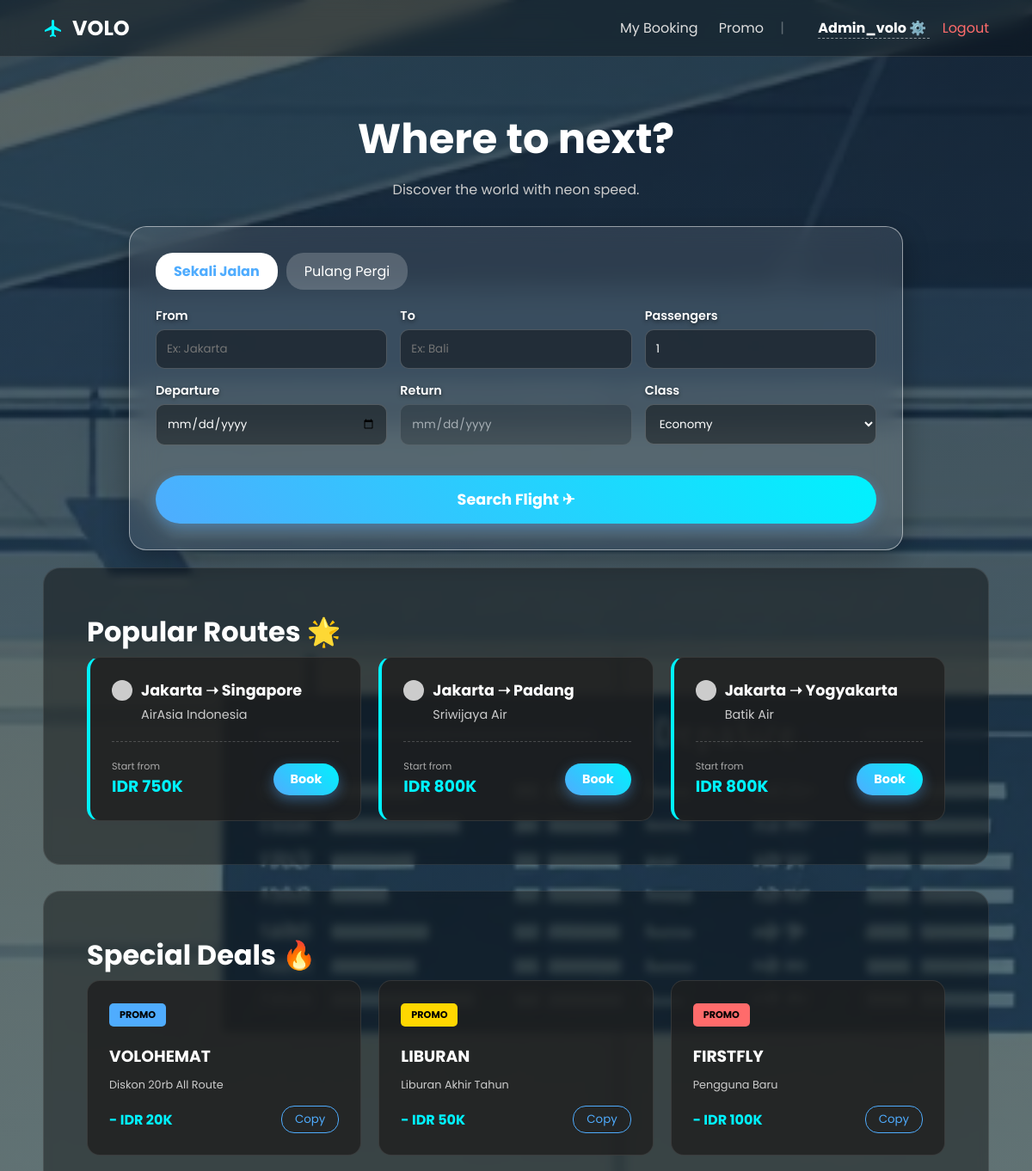
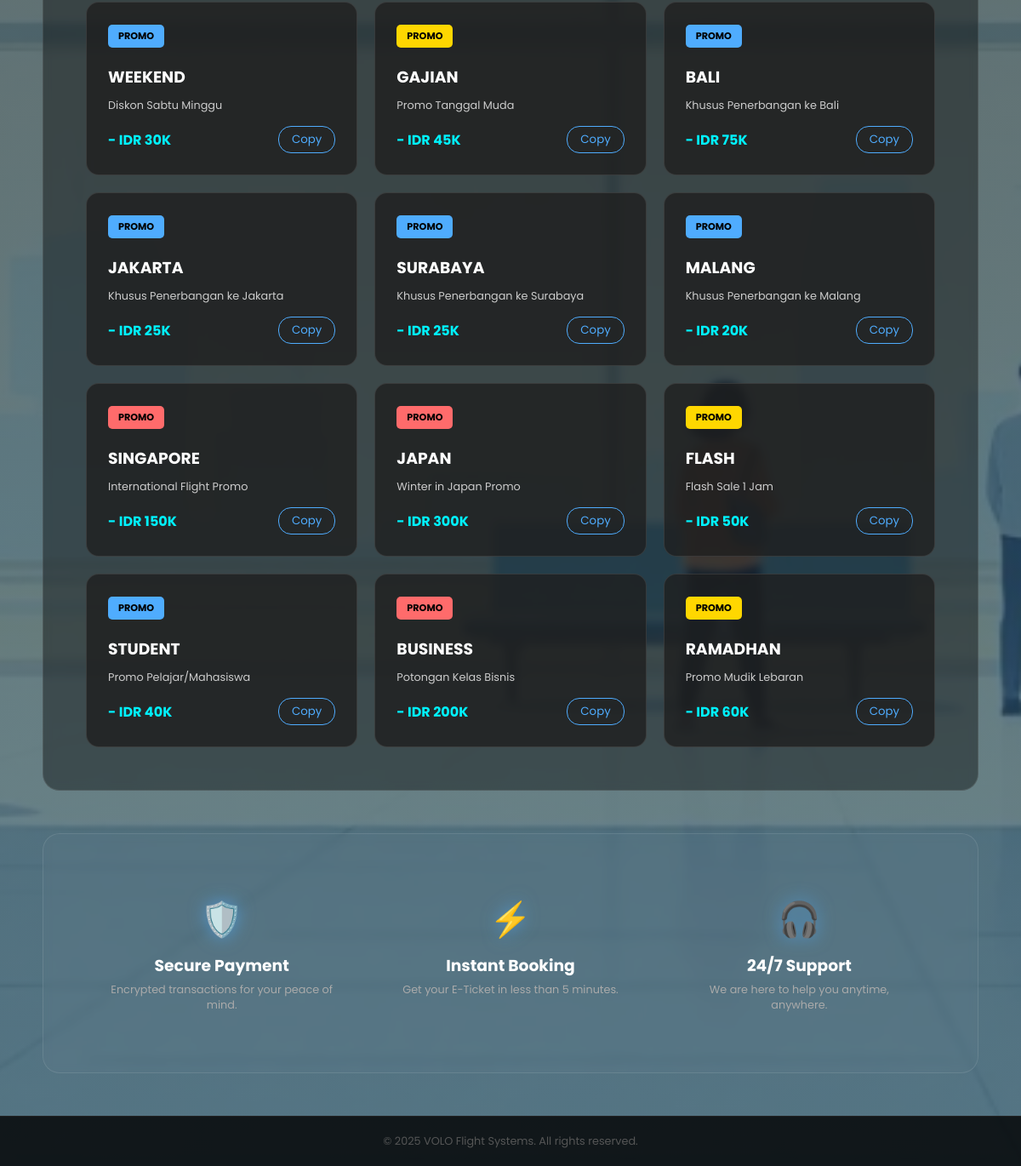
/dashboard.php (signed in), run on the app's committed database (2 pictures, top to bottom).
### tables this page shows
CREATE TABLE `flights` (
  `flight_id` INT AUTO_INCREMENT PRIMARY KEY,
  `flight_number` VARCHAR(10) NOT NULL,
  `aircraft_id` VARCHAR(10),
  `departure_airport_id` VARCHAR(5),
  `arrival_airport_id` VARCHAR(5),
  `departure_time` DATETIME NOT NULL,
  `arrival_time` DATETIME NOT NULL,
  `status` ENUM('Scheduled','Delayed','Cancelled','Landed') DEFAULT 'Scheduled',
  FOREIGN KEY (`aircraft_id`) REFERENCES `aircraft`(`aircraft_id`) ON DELETE SET NULL,
  FOREIGN KEY (`departure_airport_id`) REFERENCES `airports`(`airport_id`) ON DELETE SET NULL,
  FOREIGN KEY (`arrival_airport_id`) REFERENCES `airports`(`airport_id`) ON DELETE SET NULL
);

CREATE TABLE `airports` (
  `airport_id` VARCHAR(5) PRIMARY KEY,
  `airport_name` VARCHAR(150) NOT NULL,
  `city` VARCHAR(100) NOT NULL,
  `country` VARCHAR(50) NOT NULL
);

CREATE TABLE `promotions` (
  `promo_id` INT AUTO_INCREMENT PRIMARY KEY,
  `code` VARCHAR(20) NOT NULL UNIQUE,
  `discount_amount` DECIMAL(10,2) NOT NULL,
  `description` VARCHAR(255),
  `image_color` VARCHAR(20) DEFAULT 'blue',
  `valid_until` DATE
);

### dashboard.php (the view, shortened to what this page needs)
<?php
include 'config/koneksi.php';
$nama_user = $_SESSION['username'];
$populer_query = mysqli_query($conn, "
    SELECT
        f.flight_id,
        dep.city AS origin,
        arr.city AS destination,
        a.airline_name AS airline,
        a.image_url,
        MIN(fp.price) AS price
    FROM flights f
    JOIN aircraft ac ON f.aircraft_id = ac.aircraft_id
    JOIN airlines a ON ac.airline_id = a.airline_id
    JOIN airports dep ON f.departure_airport_id = dep.airport_id
    JOIN airports arr ON f.arrival_airport_id = arr.airport_id
    JOIN flight_prices fp ON f.flight_id = fp.flight_id
    GROUP BY f.flight_id
    ORDER BY price ASC
    LIMIT 3
");
$promo_query = mysqli_query($conn, "SELECT * FROM promotions");
?>
<!DOCTYPE html>
<html lang="id">
<head>
    <link rel="stylesheet" href="assets/css/style.css">
</head>
<body>
    <nav class="navbar">
        <div class="nav-brand">
            <svg style="width:24px; fill:#00f2fe;" viewBox="0 0 24 24"><path d="M21,16v-2l-8-5V3.5c0-0.83-0.67-1.5-1.5-1.5S10,2.67,10,3.5V9l-8,5v2l8-2.5V19l-2,1.5V22l3.5-1l3.5,1v-1.5L13,19v-5.5L21,16z"/></svg>
            VOLO
        </div>
        <div class="nav-links">
            <a href="my_tickets.php">My Booking</a>
            <a href="#special-deals">Promo</a>
            <span style="color:rgba(255,255,255,0.3); margin:0 15px;">|</span>
            <a href="settings.php" style="color: #fff; text-decoration: none; font-weight: bold; border-bottom: 1px dashed rgba(255,255,255,0.5);">
                <?= ucfirst($nama_user); ?> ⚙️
            </a>
            <a href="logout.php" style="color:#ff6b6b; margin-left: 15px;">Logout</a>
        </div>
    </nav>
    <section class="hero-section">
        <h1 style="font-size: 3em; margin-bottom: 10px;">Where to next?</h1>
        <p style="color: #ccc; margin-bottom: 30px;">Discover the world with neon speed.</p>
        <div class="glass-panel">
            <div class="flight-type">
                <div class="type-btn active">Sekali Jalan</div>
                <div class="type-btn">Pulang Pergi</div>
            </div>
            <form action="search.php" method="GET" class="booking-form" id="searchForm">
                <div class="form-group">
                    <label>From</label>
                    <input type="text" name="origin" list="list_kota" class="form-input" placeholder="Ex: Jakarta" required autocomplete="off">
                </div>
                <div class="form-group">
                    <label>To</label>
                    <input type="text" name="destination" list="list_kota" class="form-input" placeholder="Ex: Bali" required autocomplete="off">
                </div>
                <div class="form-group">
                    <label>Passengers</label>
                    <input type="number" name="passengers" class="form-input" value="1" min="1">
                </div>
                <div class="form-group">
                    <label>Departure</label>
                    <input type="date" name="date" class="form-input">
                </div>
                <div class="form-group">
                    <label>Return</label>
                    <input type="date" name="return_date" id="return_date" class="form-input" disabled style="opacity:0.5; cursor: not-allowed;">
                </div>
                <div class="form-group">
                    <label>Class</label>
                    <select name="class" class="form-input">
                        <option value="Economy">Economy</option>
                    </select>
                </div>
                <button type="submit" class="btn-search">Search Flight ✈</button>
            </form>
        </div>
    </section>
    <section class="section-container" style="margin-top: -40px;">
        <h2 class="section-title">Popular Routes 🌟</h2>
        <div class="grid-3">
            <?php while($row = mysqli_fetch_assoc($populer_query)): ?>
                <div class="promo-card" style="position: relative; border-left: 4px solid #00f2fe;">
                    <div style="display: flex; align-items: center; gap: 10px; margin-bottom: 5px;">
                        <?php if(!empty($row['image_url'])): ?>
                            <img src="<?= $row['image_url']; ?>" style="width: 24px; height: 24px; object-fit: contain; border-radius: 50%;">
                        <?php else: ?>
                            <span>✈️</span>
                        <?php endif; ?>
                        <h3 style="font-size: 1.1em;"><?= $row['origin']; ?> ➝ <?= $row['destination']; ?></h3>
                    </div>
                    <p style="font-size: 0.9em; color: #ccc; margin-left: 34px;"><?= $row['airline']; ?></p>
                    <div style="margin: 20px 0; border-top: 1px dashed rgba(255,255,255,0.2);"></div>
                    <div style="display: flex; justify-content: space-between; align-items: center;">
                        <div>
                            <p style="font-size: 0.7em; color: #aaa;">Start from</p>
                            <h3 style="color: #00f2fe;">IDR <?= number_format($row['price']/1000); ?>K</h3>
                        </div>
                        <a href="search.php?origin=<?= $row['origin']; ?>&destination=<?= $row['destination']; ?>&class=Economy"
                           class="btn-search" style="width: auto; margin: 0; padding: 8px 20px; font-size: 0.9em; text-decoration: none;">Book</a>
                    </div>
                </div>
            <?php endwhile; ?>
        </div>
    </section>
    <section class="section-container", id="sepecials-deals">
        <h2 class="section-title">Special Deals 🔥</h2>
        <div class="grid-3">
            <?php while($promo = mysqli_fetch_assoc($promo_query)): ?>
                <?php
                    $badgeColor = "#4facfe";
                    if($promo['image_color'] == 'yellow') $badgeColor = "#ffd700";
                    if($promo['image_color'] == 'red') $badgeColor = "#ff6b6b";
                ?>
                <div class="promo-card">
                    <span class="badge" style="background: <?= $badgeColor; ?>; color: black;">PROMO</span>
                    <h3 style="margin: 10px 0;"><?= $promo['code']; ?></h3>
                    <p style="font-size:0.8em; color:#ccc; margin-bottom:15px;"><?= $promo['description']; ?></p>
                    <div style="display: flex; justify-content: space-between; align-items: center;">
                        <span style="color: #00f2fe; font-weight: bold;">- IDR <?= number_format($promo['discount_amount']/1000); ?>K</span>
                        <button onclick="navigator.clipboard.writeText('<?= $promo['code']; ?>'); alert('Copied!')"
                                style="background:transparent; border:1px solid #4facfe; color:#4facfe; padding:5px 15px; border-radius:15px; cursor:pointer;">Copy</button>
                    </div>
                </div>
            <?php endwhile; ?>
        </div>
    </section>
    <section class="section-container" style="background: rgba(255,255,255,0.02); border-radius: 20px; margin-top: 50px;">
        <div class="grid-3" style="text-align: center;">
            <div class="feature-item">
                <div class="feature-icon" style="font-size: 2.5em; margin-bottom: 10px;">🛡️</div>
                <h3>Secure Payment</h3>
                <p style="font-size:0.8em; color:#aaa; margin-top:5px;">Encrypted transactions for your peace of mind.</p>
            </div>
            <div class="feature-item">
                <div class="feature-icon" style="font-size: 2.5em; margin-bottom: 10px;">⚡</div>
                <h3>Instant Booking</h3>
                <p style="font-size:0.8em; color:#aaa; margin-top:5px;">Get your E-Ticket in less than 5 minutes.</p>
            </div>
            <div class="feature-item">
                <div class="feature-icon" style="font-size: 2.5em; margin-bottom: 10px;">🎧</div>
                <h3>24/7 Support</h3>
                <p style="font-size:0.8em; color:#aaa; margin-top:5px;">We are here to help you anytime, anywhere.</p>
            </div>
        </div>
    </section>
    <footer style="text-align: center; margin-top: 50px; padding: 20px; color: #555; font-size: 0.8em; border-top: 1px solid #222;">
        <p>&copy; 2025 VOLO Flight Systems. All rights reserved.</p>
    </footer>
</body>
</html>

### assets/css/style.css (style rules this page uses)
* { margin: 0; padding: 0; box-sizing: border-box; font-family: 'Poppins', sans-serif; }
body { min-height: 100vh; color: white; background: linear-gradient(to bottom, rgba(15, 32, 39, 0.7), rgba(44, 83, 100, 0.7)), url('../images/banner.png'); background-size: cover; background-position: center; background-attachment: fixed; overflow-x: hidden; position: relative; }
body::before { content: ''; position: fixed; top: 0; left: 0; width: 100%; height: 100%; background: url('https://freepngimg.com/thumb/cloud/7-cloud-png-image.png'); background-size: cover; opacity: 0.3; animation: awanGerak 80s linear infinite; z-index: -1; pointer-events: none; }
.navbar { background: rgba(0, 0, 0, 0.3); backdrop-filter: blur(10px); padding: 15px 50px; display: flex; justify-content: space-between; align-items: center; border-bottom: 1px solid rgba(255,255,255,0.1); position: sticky; top: 0; z-index: 100; }
.nav-brand { font-size: 1.5em; font-weight: 700; display: flex; align-items: center; gap: 10px; }
.nav-links a { color: #ddd; text-decoration: none; margin-left: 20px; transition: 0.3s; }
.hero-section { padding: 60px 20px; text-align: center; position: relative; }
.glass-panel { background: rgba(255, 255, 255, 0.1); backdrop-filter: blur(15px); border: 1px solid rgba(255, 255, 255, 0.5); border-radius: 20px; padding: 30px; max-width: 900px; margin: 0 auto; box-shadow: 0 10px 30px rgba(0,0,0,0.3); transition: transform 0.3s ease; }
.form-input { width: 100%; padding: 12px; background: rgba(0,0,0,0.4); border: 1px solid rgba(255,255,255,0.2); border-radius: 10px; color: white; outline: none; }
.form-group label { font-size: 0.9em; color: #fff; margin-bottom: 5px; display: block; font-weight: 600; text-shadow: 0 2px 4px rgba(0,0,0,0.5); }
.btn-search { grid-column: span 3; width: 100%; margin-top: 20px; padding: 15px; border-radius: 50px; font-size: 1.1em; font-weight: bold; border: none; cursor: pointer; color: white; background: linear-gradient(45deg, #4facfe, #00f2fe); box-shadow: 0 5px 15px rgba(79, 172, 254, 0.4); transition: all 0.4s ease; position: relative; overflow: hidden; }
.section-container { padding: 50px; max-width: 1100px; margin: 30px auto; background: rgba(0, 0, 0, 0.4); border-radius: 20px; backdrop-filter: blur(5px); border: 1px solid rgba(255,255,255,0.1); }
.promo-card { background: rgba(30, 30, 30, 0.8); border: 1px solid rgba(255,255,255,0.1); padding: 25px; border-radius: 15px; transition: 0.3s; }
.feature-item { text-align: center; padding: 20px; }
.feature-icon { font-size: 4em; margin-bottom: 20px; color: #4facfe; filter: drop-shadow(0 0 10px rgba(79,172,254,0.6)); }
.section-title { font-size: 2em; margin-bottom: 5px; color: white; }
.badge { background: #ff6b6b; padding: 5px 12px; border-radius: 5px; font-size: 0.7em; font-weight: bold; display: inline-block; margin-bottom: 10px; }
.booking-form { display: grid; grid-template-columns: 1fr 1fr 1fr; gap: 15px; text-align: left; }
.flight-type { display: flex; gap: 10px; margin-bottom: 20px; }
.type-btn { padding: 8px 20px; background: rgba(255,255,255,0.2); border-radius: 20px; cursor: pointer; border: 1px solid transparent; }
.type-btn.active { background: #fff; color: #4facfe; font-weight: bold; }
.grid-3 { display: grid; grid-template-columns: repeat(auto-fit, minmax(280px, 1fr)); gap: 20px; }
footer { background: rgba(0,0,0,0.8); padding: 40px; margin-top: 50px; text-align: center; color: #aaa; }

### dashboard.php (style rules this page uses)
html { scroll-behavior: smooth; }

### data on the page
flights: departure_airport.city "Jakarta", arrival_airport.city "Singapore", airline "AirAsia Indonesia", price "750"
flights: departure_airport.city "Jakarta", arrival_airport.city "Padang", airline "Sriwijaya Air", price "800"
flights: departure_airport.city "Jakarta", arrival_airport.city "Yogyakarta", airline "Batik Air", price "800"
promotions: code "VOLOHEMAT", description "Diskon 20rb All Route", $promo['discount_amount']/1000 "20"
promotions: code "LIBURAN", description "Liburan Akhir Tahun", $promo['discount_amount']/1000 "50"
promotions: code "FIRSTFLY", description "Pengguna Baru", $promo['discount_amount']/1000 "100"
promotions: code "WEEKEND", description "Diskon Sabtu Minggu", $promo['discount_amount']/1000 "30"
promotions: code "GAJIAN", description "Promo Tanggal Muda", $promo['discount_amount']/1000 "45"
promotions: code "BALI", description "Khusus Penerbangan ke Bali", $promo['discount_amount']/1000 "75"
promotions: code "JAKARTA", description "Khusus Penerbangan ke Jakarta", $promo['discount_amount']/1000 "25"
promotions: code "SURABAYA", description "Khusus Penerbangan ke Surabaya", $promo['discount_amount']/1000 "25"
promotions: code "MALANG", description "Khusus Penerbangan ke Malang", $promo['discount_amount']/1000 "20"
promotions: code "SINGAPORE", description "International Flight Promo", $promo['discount_amount']/1000 "150"
promotions: code "JAPAN", description "Winter in Japan Promo", $promo['discount_amount']/1000 "300"
promotions: code "FLASH", description "Flash Sale 1 Jam", $promo['discount_amount']/1000 "50"
promotions: code "STUDENT", description "Promo Pelajar/Mahasiswa", $promo['discount_amount']/1000 "40"
promotions: code "BUSINESS", description "Potongan Kelas Bisnis", $promo['discount_amount']/1000 "200"
promotions: code "RAMADHAN", description "Promo Mudik Lebaran", $promo['discount_amount']/1000 "60"

### other printed values
$nama_user "Admin_volo"
